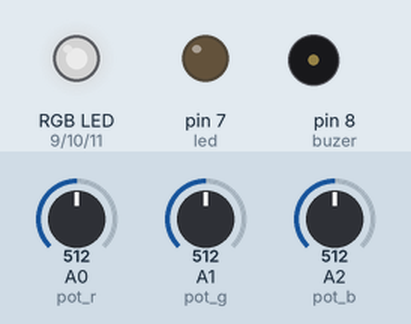
Recording of a sketch running on a simulated Arduino Uno, built with avr-gcc and run on an emulated ATmega328P. Shown: an RGB LED mixed from three pins (HIGH = lit), output pins drawn as LEDs (lit = HIGH), buzzer (waves = sounding). Dashed ring = blinking. The test bench sets the inputs (shaded band); at power-on: A0 (pot_r) = 512, A1 (pot_g) = 512, A2 (pot_b) = 512. Dim RGB values are drawn brighter than linear.

Above: at 1.2 s.
1.3 s: A0 (pot_r) set to 1006
At 2.5 s:
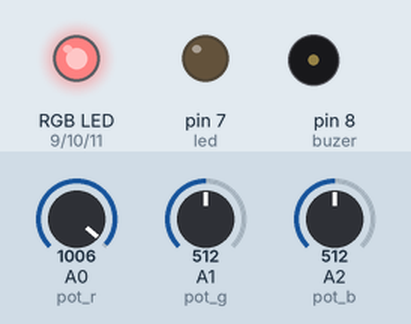
2.8 s: A0 (pot_r) set to 1020
At 3.05 s:
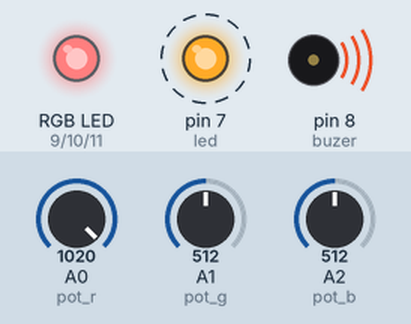
5.8 s: A1 (pot_g) set to 716
At 6.05 s:
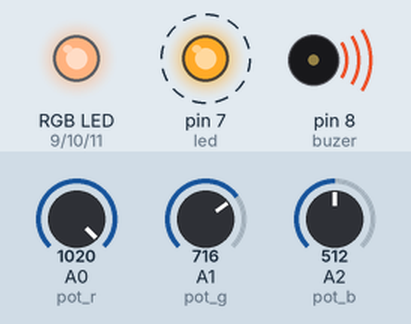
8.8 s: A2 (pot_b) set to 716
At 9.06 s:
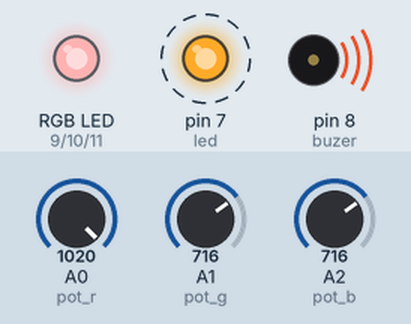
11.8 s: A1 (pot_g) set to 900
At 12.07 s:
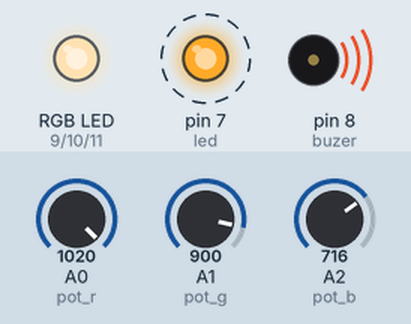
14.8 s: A2 (pot_b) set to 900
At 15.08 s:
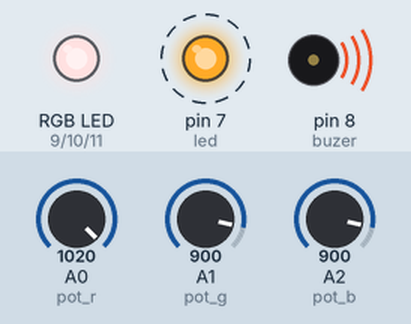
Timing chart, 0 to 18.8 s (numbered marks = the images above; inputs shaded):
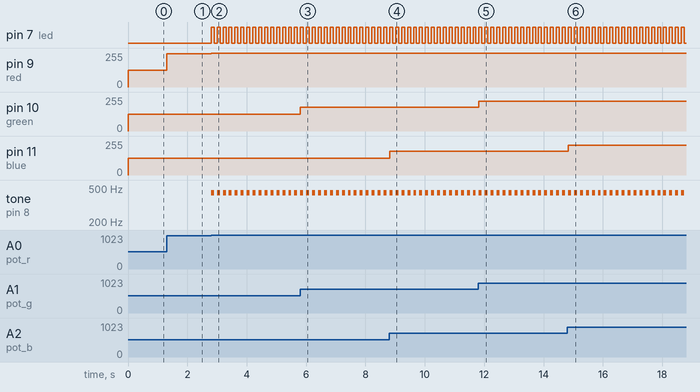

The sketch:

Pot_buzzer_rgb_proje.ino
```cpp
#define buzer 8
#define red 9
#define green 10
#define blue 11
#define pot_r A0
#define pot_g A1
#define pot_b A2
#define led 7

int red_d,green_d,blue_d;

void setup() {
  pinMode(buzer,OUTPUT);
  pinMode(led,OUTPUT);
}

void loop() {
  red_d = analogRead(pot_r);
  green_d = analogRead(pot_g);
  blue_d = analogRead(pot_b);
  red_d = map(red_d,0,1024,0,255);
  green_d = map(green_d,0,1024,0,255);
  blue_d = map(blue_d,0,1024,0,255);
  analogWrite(red,red_d);
  analogWrite(green,green_d);
  analogWrite(blue,blue_d);
  if (red_d == 254 or green_d == 254 or blue_d == 254){
    digitalWrite(led,HIGH);
    tone(buzer,440);
    delay(100);
    digitalWrite(led,LOW);
    noTone(buzer);
    delay(100);
  }

}
```

Measured:
- the behaviour switches between 1019 and 1020 on A0 (pot_r) (found by bisection; images 1 and 2)
- after the input at 1.3 s, pin 9 (red): 127/255 → 250/255 at once
- after the input at 2.8 s, pin 7 (led): alternates HIGH for 0.10 s and LOW for 0.10 s, starting at once; pin 9 (red): 250/255 → 254/255 at once; tone on pin 8 (buzer): alternates 440 Hz for 0.10 s and silent for 0.10 s, starting at once
- after the input at 5.8 s, pin 10 (green): 127/255 → 178/255 at once
- after the input at 8.8 s, pin 11 (blue): 127/255 → 178/255 at once
- after the input at 11.8 s, pin 10 (green): 178/255 → 224/255 at once
- after the input at 14.8 s, pin 11 (blue): 178/255 → 224/255 at once
